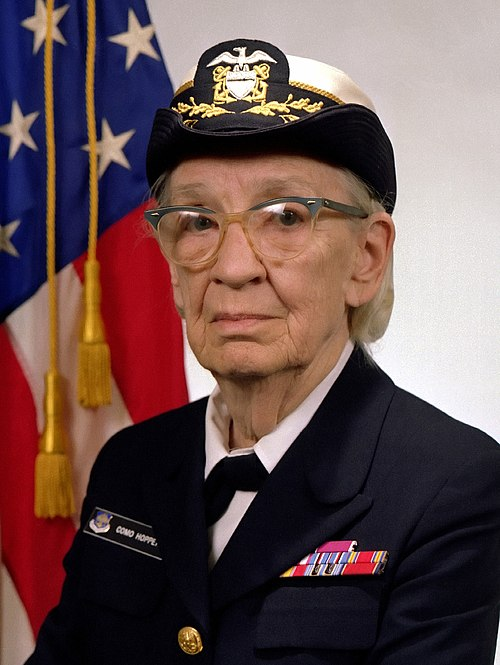
%> input picture guided lab 2/GraceHopper.jpg, 500 x 665 px
$ octave graceHopper.m   (GNU Octave 9; MATLAB toolbox functions it lacks are replaced by stand-ins)
%> lines starting %> are read from the running program, lines starting %| are printed output that depends on the picture
%% Exercise 6
rgbGH = imread('GraceHopper.jpg');
%> rgbGH is the input picture: size 665x500x3 uint8; mean R, G, B 104.5, 80.2, 79.7
figure();
image(rgbGH);       %plot color image

bwGH = rgb2gray(rgbGH);     %convert to grey scale
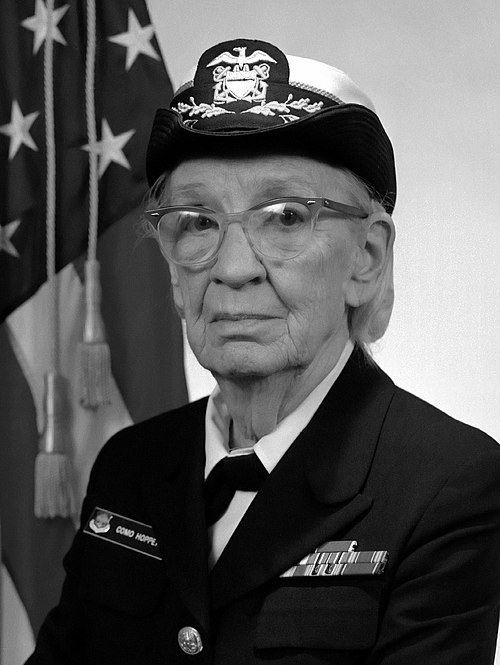
%> bwGH: size 665x500 uint8; min 0, max 255, mean 87.4
imGH = double(bwGH);        %convert from unsigned integers to double for calculations

%plot grayscale image
figure()
colormap(gray(256));
image(imGH);
daspect([1 1 1]);       %this preserves aspect ratio
title('original');

%compute singular value decomposition
[U S V] = svd(imGH);

%plot singular values on semilog scale
%notice how quickly the magnitude drops,
% S contains the singular values which are the eigenvalues of hermitian matrix A^+*A
figure;
semilogy(diag(S))
ylabel('singular values')
xlabel('n')     %position of singular values in the S matrix
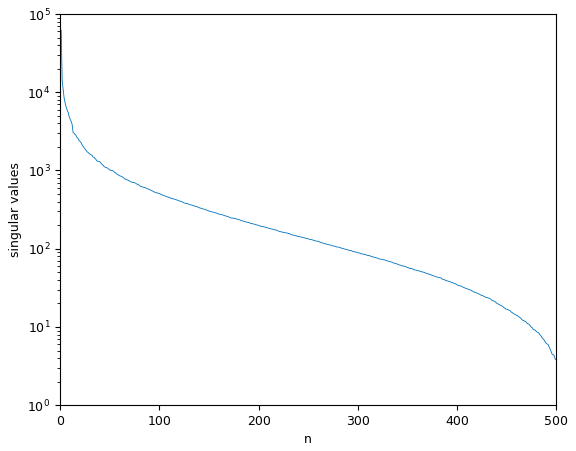
%> figure redrawn from the program's plot data; curve peaks at x = 1, y = 62252.9


%pick number of singular values to use for reconstructing image
Nsvals = [200, 100, 50, 25, 10];

%plot compressed images by only including the largest ns singular values
for jj = 1:length(Nsvals)
    ns = Nsvals(jj);

    imNs = U(:,1:ns)*S(1:ns, 1:ns)*V(:,1:ns)';

    figure();
    colormap(gray(256));
    image(imNs);
    daspect([1 1 1]);
    title([num2str(ns)  ' singular values']);
end
